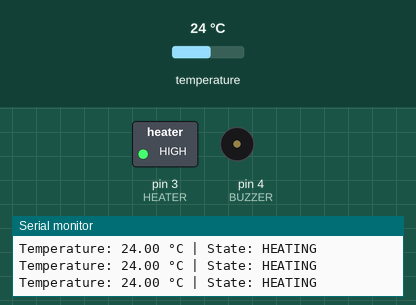
Simulated run of this sketch. Board: Arduino Uno, built with avr-gcc and run on an emulated ATmega328P. Shown: switched loads named in the sketch (green lamp = pin HIGH), buzzer (waves = sounding, pin HIGH), the last lines printed to the serial monitor. The test bench sets the inputs (shaded band); at power-on: temperature 24 °C.

Above: at 7.4 s.
7.5 s: temperature set to 39.2 °C
10.0 s: temperature set to 40.7 °C
At 11.9 s:
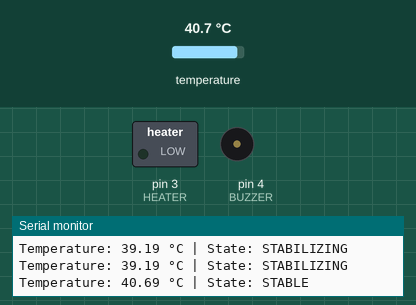
14.6 s: temperature set to 12 °C
At 15.7 s:
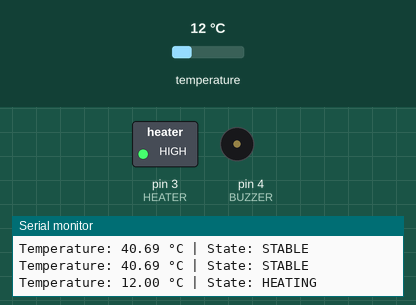
17.1 s: temperature set to 41 °C
At 19.5 s:
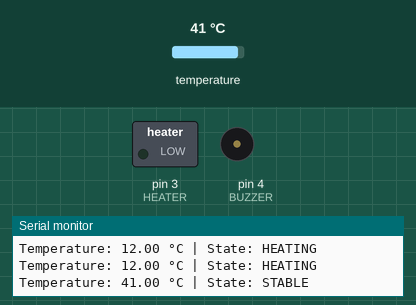
Timing chart, 0 to 20.9 s (numbered marks = the images above; inputs shaded):
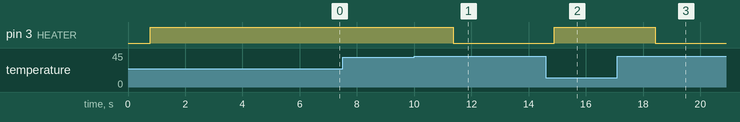

Measured:
- the behaviour switches between 39.9 and 40 °C on temperature (found by bisection; images 0 and 1)
- after the input at 10.0 s, pin 3 (HEATER): HIGH → LOW after 1.4 s
- after the input at 14.6 s, pin 3 (HEATER): LOW → HIGH after 0.30 s
- after the input at 17.1 s, pin 3 (HEATER): HIGH → LOW after 1.3 s

The sketch:

Heater.ino
```cpp
#include <OneWire.h>
#include <DallasTemperature.h>

// Pin setup
#define TEMP_SENSOR 2
#define HEATER 3
#define BUZZER 4

// Temperature thresholds
const float HEAT_ON = 30.0;
const float HEAT_OFF = 40.0;
const float OVERHEAT = 45.0;

OneWire oneWire(TEMP_SENSOR);
DallasTemperature sensors(&oneWire);

void setup() {
  Serial.begin(9600);
  sensors.begin();

  pinMode(HEATER, OUTPUT);
  pinMode(BUZZER, OUTPUT);

  digitalWrite(HEATER, LOW);
  digitalWrite(BUZZER, LOW);

  Serial.println("Heater system started");
}

void loop() {
  sensors.requestTemperatures();
  float temp = sensors.getTempCByIndex(0);

  Serial.print("Temperature: ");
  Serial.print(temp);
  Serial.print(" °C | ");

  if (temp > OVERHEAT) {
    digitalWrite(HEATER, LOW);    // Turn off heater
    digitalWrite(BUZZER, HIGH);   // Sound buzzer
    Serial.println("State: OVERHEAT");
  }
  else if (temp < HEAT_ON) {
    digitalWrite(HEATER, HIGH);   // Turn on heater
    digitalWrite(BUZZER, LOW);    // Buzzer off
    Serial.println("State: HEATING");
  }
  else if (temp >= HEAT_OFF) {
    digitalWrite(HEATER, LOW);    // Turn off heater
    digitalWrite(BUZZER, LOW);    // Buzzer off
    Serial.println("State: STABLE");
  }
  else {
    // Between 30–40°C (stabilizing)
    digitalWrite(HEATER, HIGH);
    digitalWrite(BUZZER, LOW);
    Serial.println("State: STABILIZING");
  }

  delay(1000);  // Wait for 1 second
}
```
